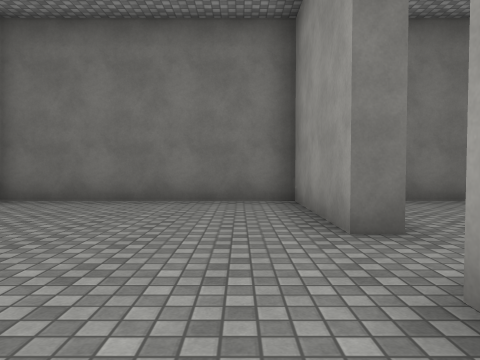
View 1 (above)

24 first-person views from a walk through a Unity game level. The camera is 1.2 m above the floor, tilts 2° down and sees 70° across. The floor is counted in squares, 2 m on a side. Each view is taken from the middle of a square. On the plan, view 1 faces up. The plan holds only what a view shows up to about 10 squares ahead; the rest is blank. The place goes on beyond the plan. Some surface patterns are stand-ins.

View 2
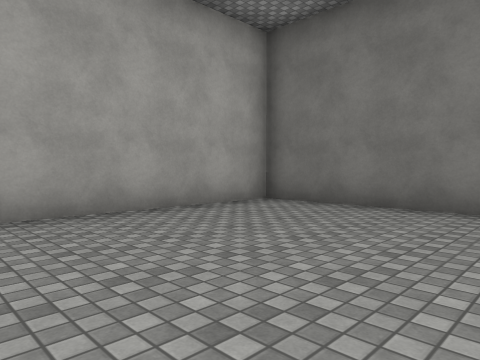

View 3
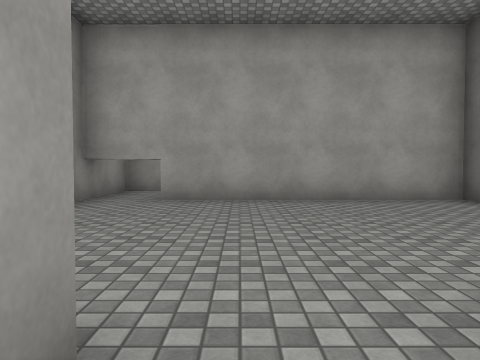

View 4
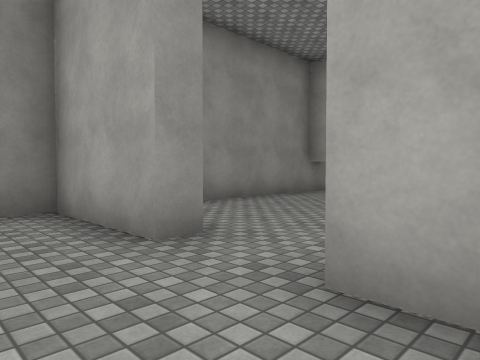

View 5
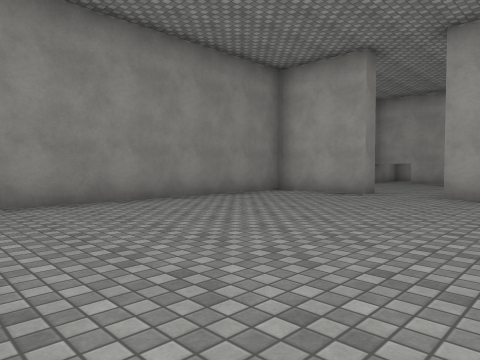

View 6
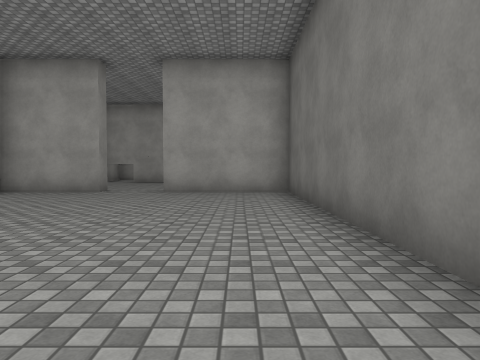

View 7
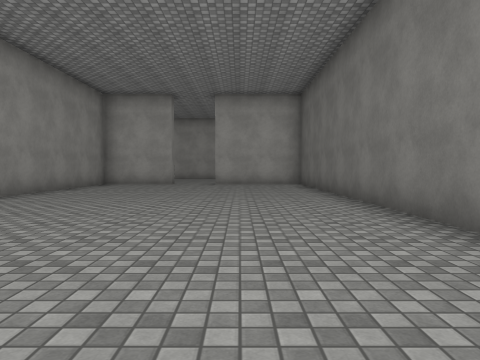

View 8
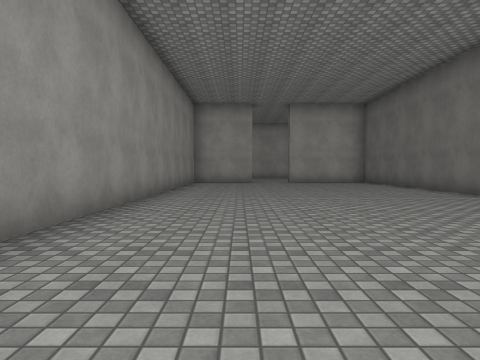

View 9
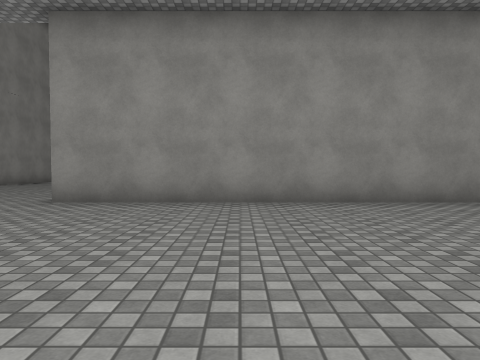

View 10
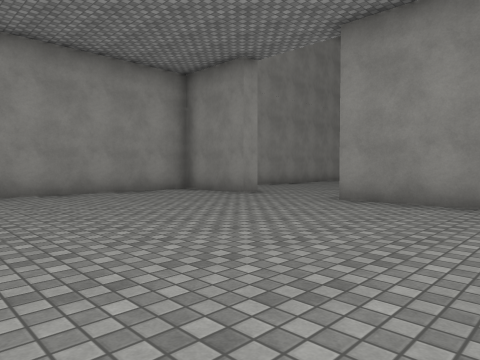

View 11
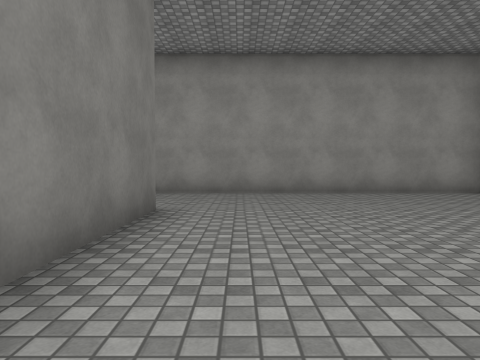

View 12
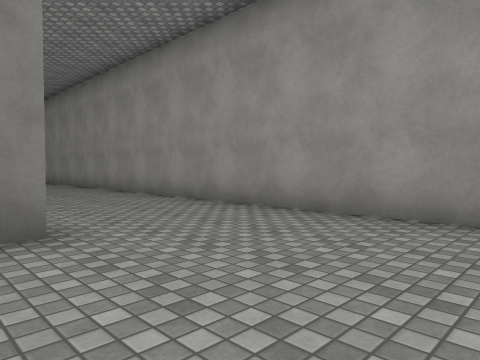

View 13
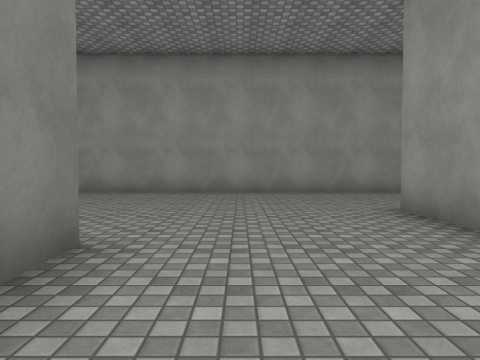

View 14
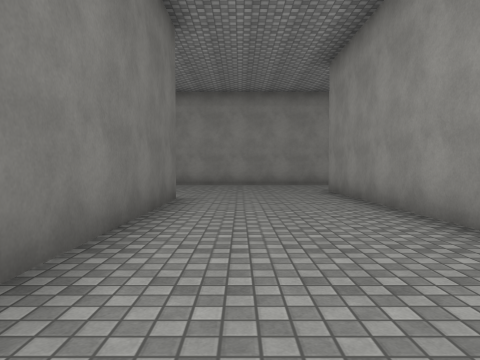

View 15
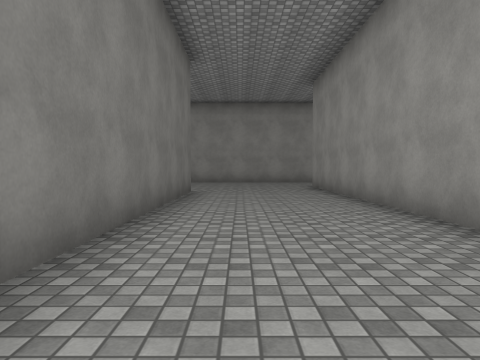

View 16
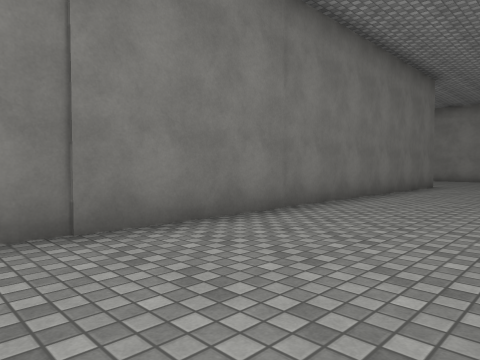

View 17
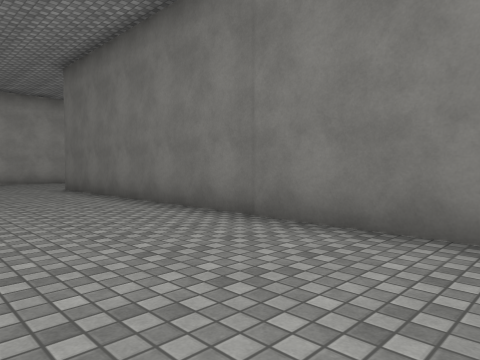

View 18
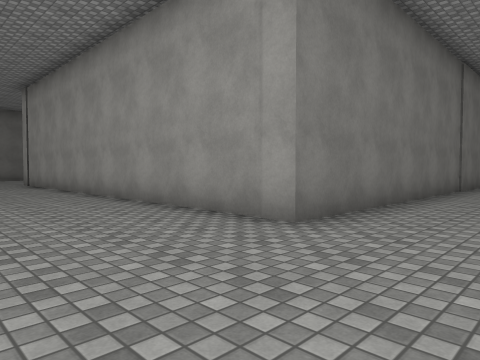

View 19
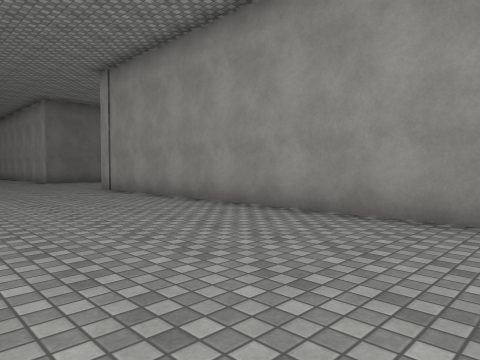

View 20
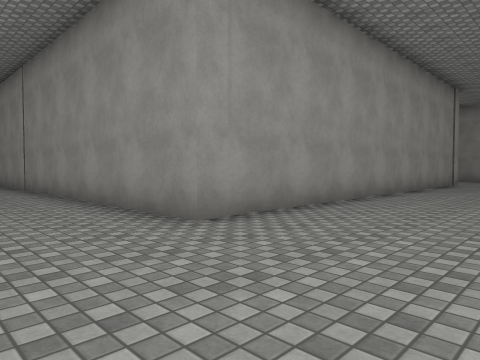

View 21
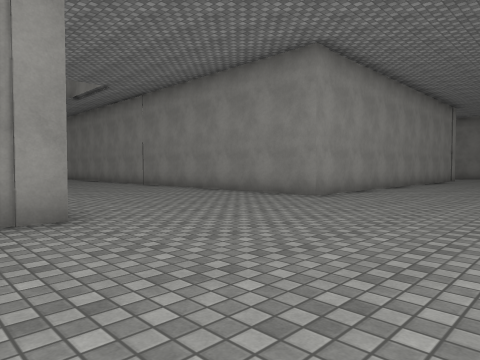

View 22
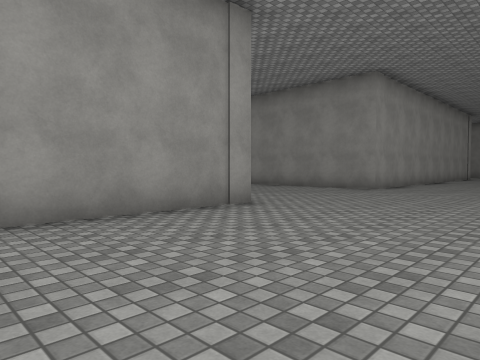

View 23
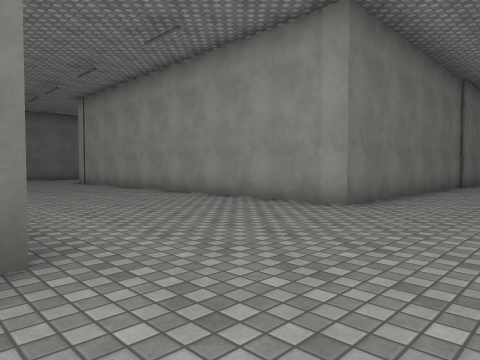

View 24
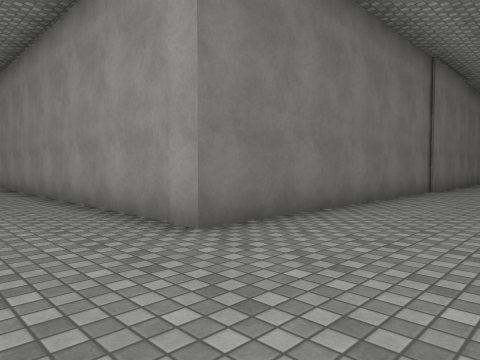

### Floor plan
Points are (right, up) in squares from view 1. A wall is a line through its corners. A room is listed if a view was taken in it or the views show most of it. See-through windows are left out.
Room 1 (views 1, 2)
walls: (1, 3.1) (1, 6.2) (-4.5, 6.2) (-4.5, -1); (-6.9, -0.9) (-0.9, -0.9)
ways out: opening at (1, 2.5) to room 2
Room 2 (views 3, 4, 5, 6, 7, 8, 9, 10, 11, 12, 13, 14, 15, 16, 17, 18, 19, 20, 21, 22, 23, 24)
walls: (9.6, 26.7) (0.1, 26.7) (0.1, 36.1); (17.6, 10.2) (0.1, 10.2) (0.1, 21.6) (8.8, 21.6); (12.2, 6.7) (20, 6.7); (10.9, 6.2) (1.5, 6.2) (1.5, 3.1) (1, 3.1); (20, 6.2) (16.6, 6.2); (1, 1.5) (1.5, 1.5) (1.5, -0.9) (18.4, -0.9); (20.8, -1.5) (20.8, -0.9) (23.2, -0.9) (23.2, 13)
ways out: opening at (1, 2.5) to room 1

Where each view was taken, in squares from view 1:
view 1: 0 up, 0 right, facing up
view 2: 1 up, 0 right, facing up-left
view 3: 2 up, 2 right, facing left
view 4: 4 up, 3 right, facing down-left
view 5: 5 up, 9 right, facing down-left
view 6: 5 up, 10 right, facing left
view 7: 4 up, 14 right, facing left
view 8: 1 up, 16 right, facing left
view 9: 5 up, 15 right, facing down
view 10: 5 up, 15 right, facing down-right
view 11: 5 up, 15 right, facing right
view 12: 3 up, 19 right, facing up-right
view 13: 9 up, 15 right, facing right
view 14: 9 up, 11 right, facing right
view 15: 9 up, 9 right, facing right
view 16: 7 up, 6 right, facing up-right
view 17: 7 up, 10 right, facing up-left
view 18: 8 up, 3 left, facing up-right
view 19: 12 up, 4 left, facing up-right
view 20: 24 up, 3 left, facing down-right
view 21: 28 up, 4 left, facing down-right
view 22: 31 up, 4 left, facing down-right
view 23: 24 up, 5 left, facing up-right
view 24: 24 up, 2 left, facing up-right
